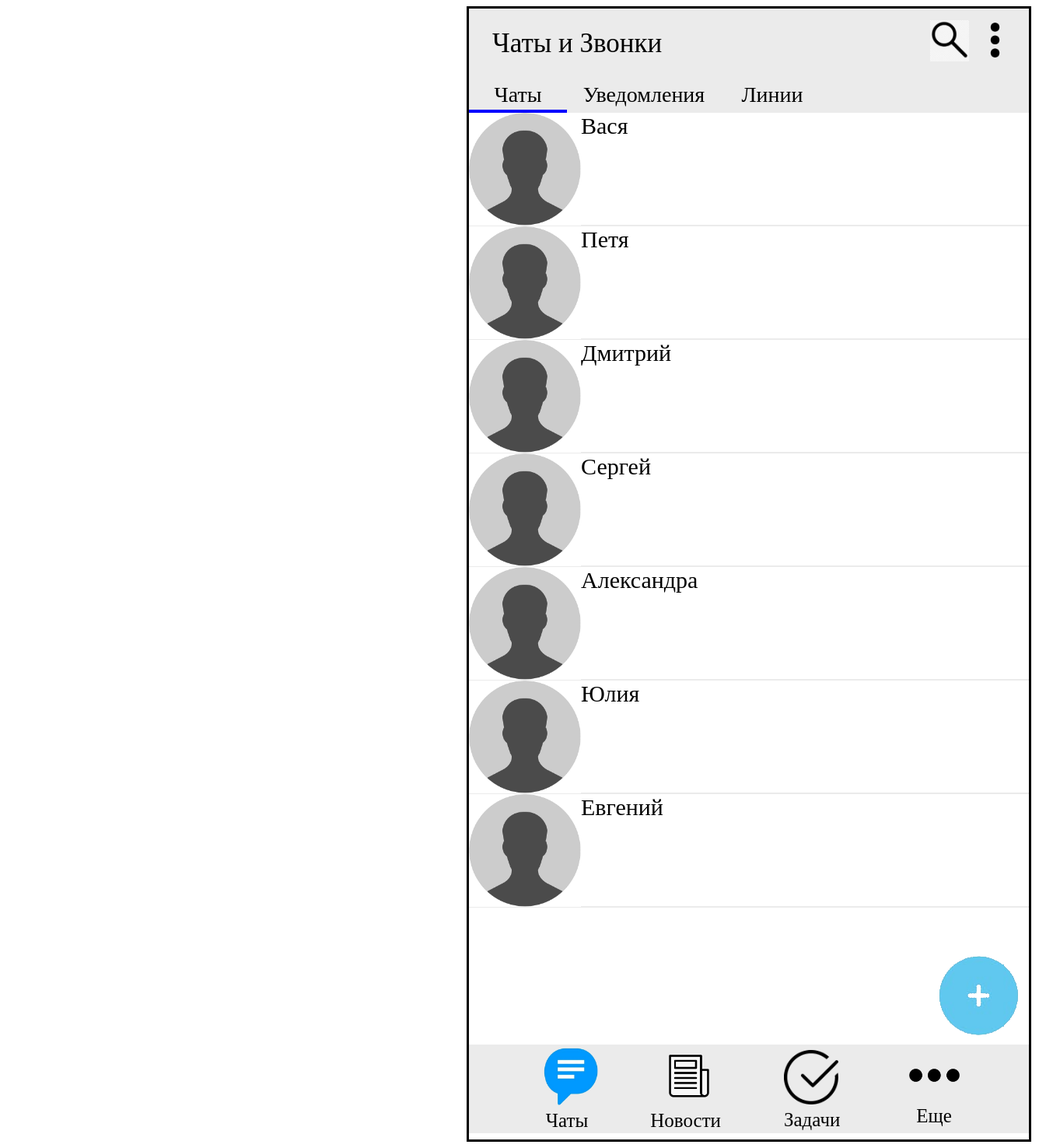
/contacts, run on an earlier commit of the app's database.
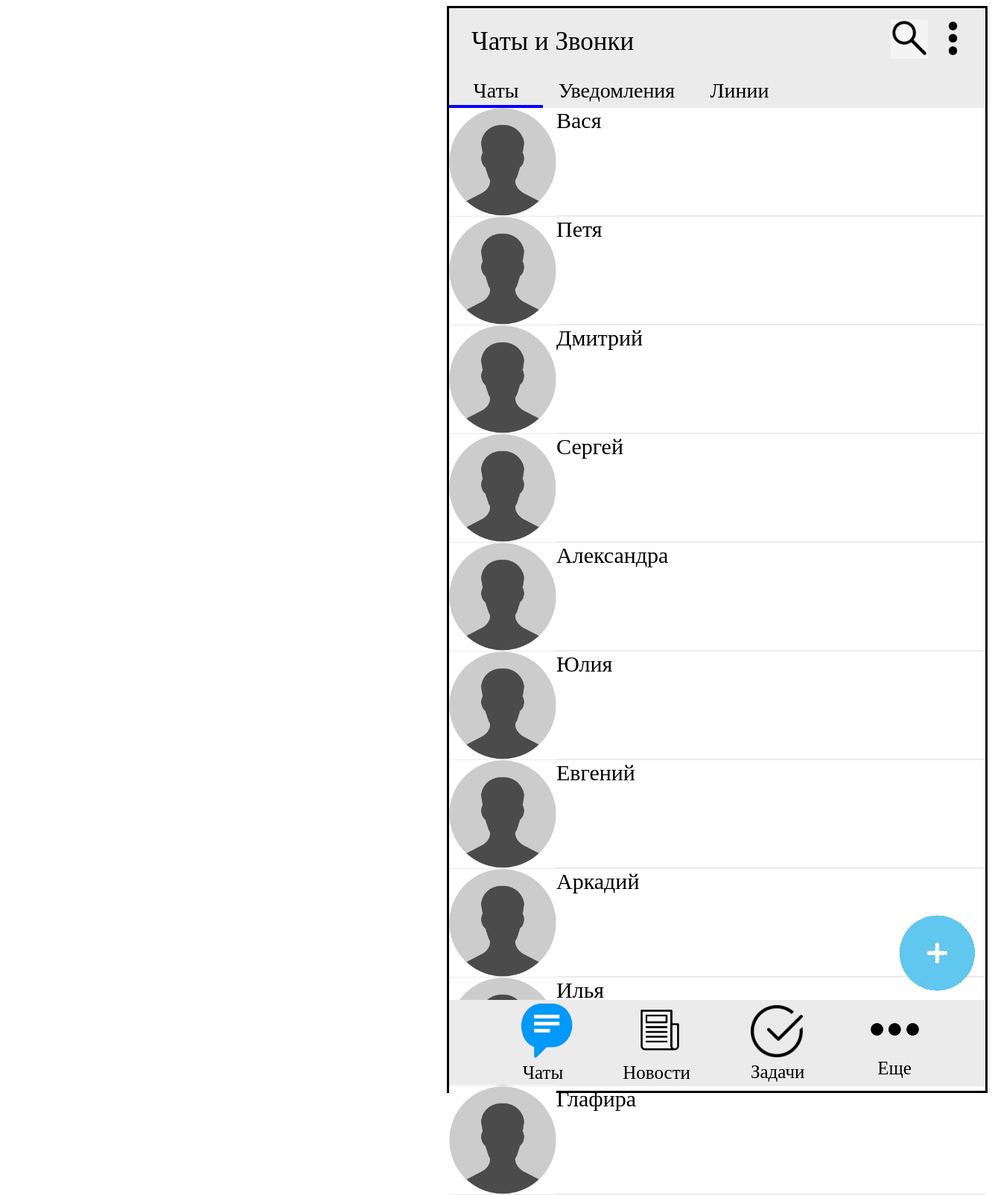
And on a later commit of the database.
### views.py (models this page shows)
class User(db.Model):
	__tablename__="users"
	id=db.Column(db.Integer(),primary_key=True)
	name=db.Column(db.String(255),nullable=False)
	surname=db.Column(db.String(255))
	patronim=db.Column(db.String(255))
	position=db.Column(db.String(255))
	sex=db.Column(db.Boolean())
	responsible=db.relationship("Task",backref="users")
	avatar=db.Column(db.String(255))

### views.py (the view)
@app.route("/contacts",methods=['POST','GET'])
def contacts():
	if request.method=='POST':
		print(request.form)
		name=request.form['name']
		surname=request.form['surname']
		patronim=request.form['patronim']
		position=request.form['position']
		user=User()
		user.name=name
		user.surname=surname
		user.patronim=patronim
		user.position=position
		db.session.add(user)
		db.session.commit()
		users=User.query.all()
		return render_template('contacts_mobile_flask.html',workers=users)
	else:
		users=User.query.all()
		return render_template('contacts_mobile_flask.html',workers=users)

### templates/contacts_mobile_flask.html (shortened to what this page needs)
<!DOCTYPE html>
<html lang="en" dir="ltr">
<head>
  <link rel="stylesheet" href="{{url_for('static', filename='new_web_css.css')}}">
  <link rel="stylesheet" href="{{url_for('static', filename='jquery-ui.css')}}">
</head>
<body>
  <div id="top"> </div>
  <div id="chats" class="nonactive active" onclick="active_list('#chats')" >Чаты</div>
  <div id="notice" class="nonactive" onclick="active_list('#notice')">Уведомления</div>
  <div id="lines" class="nonactive" onclick="active_list('#lines')">Линии</div>
  <div id="title">Чаты и Звонки</div>
  <div id="main_chats" class="nonactive2 active2">
      {% for worker in workers %}
    <div class="message">
      <img src="{{url_for('static',filename='ava2.png')}}" class="avatar" alt="">
      <div class="text">{{worker.name}}</div>
    </div>
    {%endfor%}
  </div>
  <div id="plus" >
    <img id="plusimg"  src="{{url_for('static',filename='plus.png')}}" onclick="openDialog()" alt="">
  </div>
  <div id="search">
    <img id='searchimg' src="{{url_for('static',filename='search.png')}}" alt="">
  </div>
  <div id="menu"  class="dropdown">
    <img id='menuimg' src="{{url_for('static',filename='menu.png')}}" alt=""  onclick="new_menu()" class="dropbtn">
  </div>
  <div id="bottom"> </div>
  <div id="chatsbottom">
    <img id='chatsimg' src="{{url_for('static',filename='chats.png')}}" alt="">
    Чаты
  </div>
  <div id="news">
    <img id='newsimg' src="{{url_for('static',filename='news2.png')}}" alt="">
    Новости
  </div>
  <div id="problems">
    <img id='problemsimg' src="{{url_for('static',filename='problems.png')}}" alt="">
    Задачи
  </div>
  <div id="more">
    <img id='moreimg' src="{{url_for('static',filename='menu2.png')}}" alt="">
    Еще
  </div>
</body>
</html>

What changed in the data, as far as the page shows it:
added User: name "Аркадий"
added User: name "Илья"
added User: name "Глафира"
